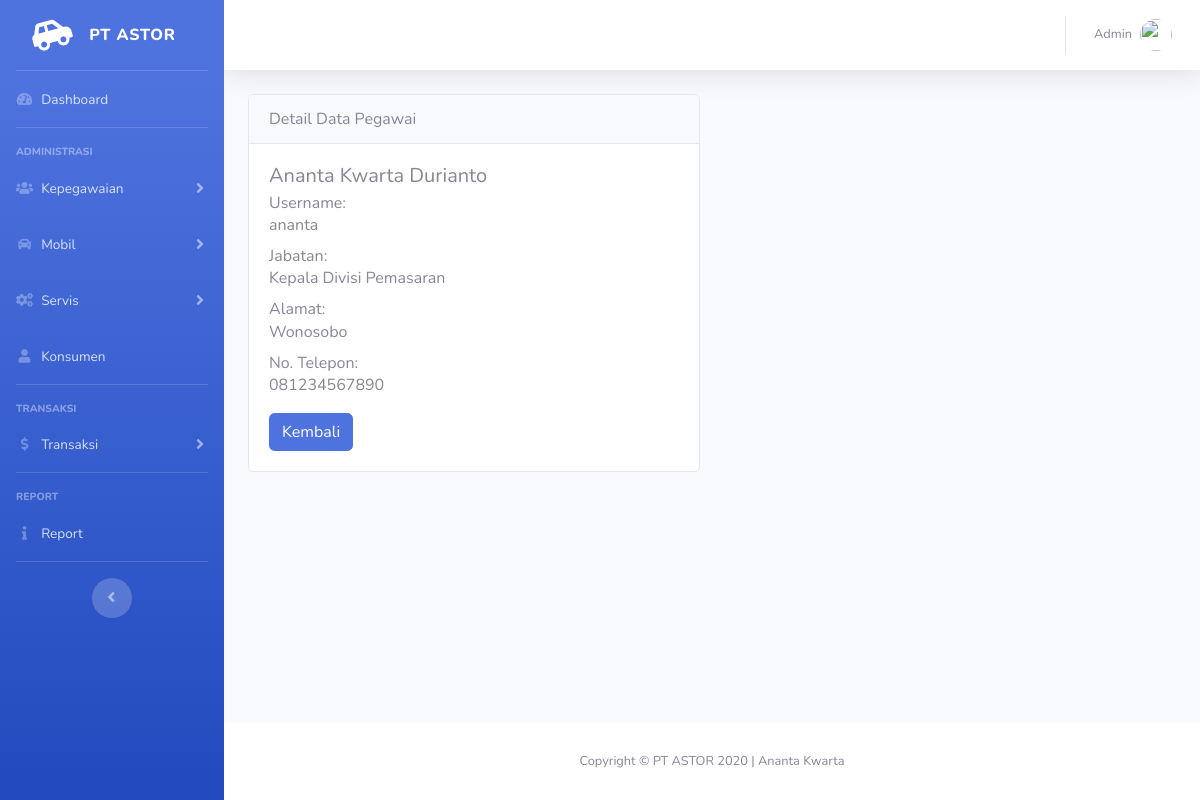
The page /pegawai/detail/1021 on the database its author committed.
### tables this page shows
CREATE TABLE `pegawai` (
  `idPegawai` int(11) NOT NULL,
  `namaPegawai` varchar(255) NOT NULL,
  `username` varchar(50) NOT NULL,
  `idJabatan` int(11) NOT NULL,
  `alamat` varchar(255) NOT NULL,
  `noTelp` varchar(20) NOT NULL
);

CREATE TABLE `user` (
  `username` varchar(50) NOT NULL,
  `password` varchar(255) NOT NULL,
  `hakAkses` int(11) NOT NULL
);

CREATE TABLE `jabatan` (
  `idJabatan` int(11) NOT NULL,
  `jabatan` varchar(255) NOT NULL
);

### application/controllers/Pegawai.php (called while the page is built, shortened)
<?php
class Pegawai extends CI_Controller
{
    public function __construct()
    {
        $this->load->database();
        $this->load->model('m_pegawai');
        $this->load->library('form_validation');
    }
    public function detail($id)
    {
        $data['judul'] = 'Detail Data Pegawai';
        $data['pegawai'] = $this->m_pegawai->getById($id);
        $this->load->view('templates/header', $data);
        $this->load->view('kepegawaian/pegawai/detail', $data);
        $this->load->view('templates/footer');
    }
}

### index.php (called while the page is built, shortened)
<?php
require_once BASEPATH.'core/CodeIgniter.php';

### application/models/M_pegawai.php (called while the page is built, shortened)
<?php
class M_pegawai extends CI_Model
{
    public function getById($id)
    {
        $this->db->select('*');
        $this->db->from('pegawai');
        $this->db->join('jabatan', 'jabatan.idJabatan=pegawai.idJabatan');
        $this->db->join('user', 'user.username=pegawai.username');
        $this->db->where('idPegawai', $id);
        $query = $this->db->get();
        return $query->row_array();
    }
}

### application/views/kepegawaian/pegawai/detail.php (the view)
<div class="container">
    <div class="row mt-3">
        <div class="col-md-6">
            <div class="card">
                <div class="card-header">
                    Detail Data Pegawai
                </div>
                <div class="card-body">
                    <h5 class="card-title"><?= $pegawai['namaPegawai']; ?></h5>
                    <h6 class="card-subtitle text-muted">Username:</h6>
                    <p class="card-text"><?= $pegawai['username']; ?></p>
                    <h6 class="card-subtitle text-muted">Jabatan:</h6>
                    <p class="card-text"><?= $pegawai['jabatan']; ?></p>
                    <h6 class="card-subtitle text-muted">Alamat:</h6>
                    <p class="card-text"><?= $pegawai['alamat']; ?></p>
                    <h6 class="card-subtitle text-muted">No. Telepon:</h6>
                    <p class="card-text"><?= $pegawai['noTelp']; ?></p>
                    <a href="<?= base_url(); ?>pegawai" class="btn btn-primary">Kembali</a>
                </div>
            </div>
        </div>
    </div>
</div>
</div>

### rows shown on the page
pegawai: namaPegawai "Ananta Kwarta Durianto", user.username "ananta", idJabatan.jabatan "Kepala Divisi Pemasaran", alamat "Wonosobo", noTelp "081234567890"
